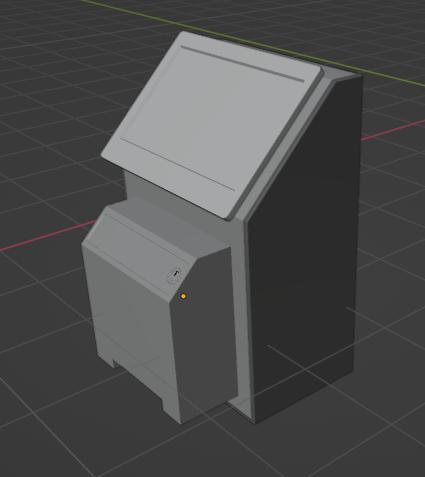
#> input picture practice/image processing/design1.jpeg, 425 x 477 px
$ python 'cropImage copy.py'
#> lines starting #> are read from the running program, lines starting #| are printed output that depends on the picture; long printed decimals are rounded
from PIL import Image
import pprint

img = Image.open("./design1.jpeg").convert("L")

w,h = img.size
#> w = 425; h = 477

chunkWidth = 10

# def crop():

section = img.crop((0, 0, 20, h))
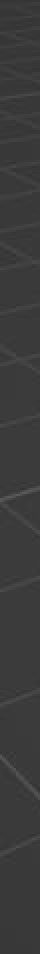
#> section: PIL image 20x477 L (shown 2 times larger); min 50, max 92, mean 58.9
section2 = img.crop((20, 0, 40, h))
section3 = img.crop((int(w/2), 0, int(w/2) + 20, h))
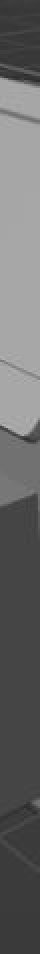
#> section3: PIL image 20x477 L (shown 2 times larger); min 42, max 180, mean 105.1

pixels = section.getdata()
average = sum(pixels)/len(pixels)
#> average = 58.85
minVal = min(pixels)
#> minVal = 50
maxVal = max(pixels)
#> maxVal = 92
range = maxVal - minVal
#> range = 42

print("average:", average)
#| average: 58.851
print("min:", minVal)
#| min: 50
print("max:", maxVal)
#| max: 92
print("range:",range)
#| range: 42

pixels2 = section2.getdata()
average2 = sum(pixels2)/len(pixels2)
#> average2 = 58.98
minVal2 = min(pixels2)
#> minVal2 = 51
maxVal2 = max(pixels2)
#> maxVal2 = 90
range2 = maxVal2 - minVal2
#> range2 = 39

print("average2:", average2)
#| average2: 58.984
print("min2:", minVal2)
#| min2: 51
print("max2:", maxVal2)
#| max2: 90
print("range2:",range2)
#| range2: 39


pixels3 = section3.getdata()
average3 = sum(pixels3)/len(pixels3)
#> average3 = 105.1
minVal3 = min(pixels3)
#> minVal3 = 42
maxVal3 = max(pixels3)
#> maxVal3 = 180
range3 = maxVal3 - minVal3
#> range3 = 138

print("average3:", average3)
#| average3: 105.124
print("min3:", minVal3)
#| min3: 42
print("max3:", maxVal3)
#| max3: 180
print("range3:",range3)
#| range3: 138


# [22 lines of commented-out code are left out]

$ run again, with practice/image processing/design2.jpeg copied over practice/image processing/design1.jpeg
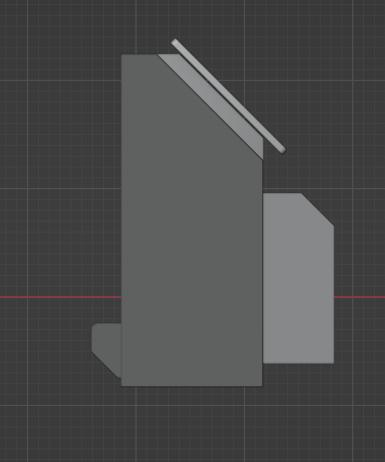
#> input picture practice/image processing/design2.jpeg, 385 x 462 px
#> `section2 = img.crop((20, 0, 40, h))`:
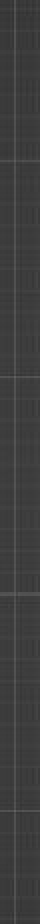
#> section2: PIL image 20x462 L (shown 2 times larger); min 51, max 98, mean 61.5
#> `section3 = img.crop((int(w/2), 0, int(w/2) + 20, h))`:
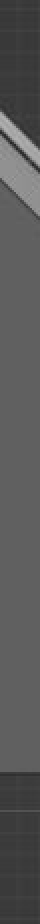
#> section3: PIL image 20x462 L (shown 2 times larger); min 36, max 182, mean 87.9
#> average = 60.49
#> minVal = 52
#> maxVal = 86
#> range = 34
#| average: 60.488
#| min: 52
#| max: 86
#| range: 34
#> average2 = 61.53
#> minVal2 = 51
#> maxVal2 = 98
#> range2 = 47
#| average2: 61.529
#| min2: 51
#| max2: 98
#| range2: 47
#> average3 = 87.93
#> minVal3 = 36
#> maxVal3 = 182
#> range3 = 146
#| average3: 87.928
#| min3: 36
#| max3: 182
#| range3: 146

$ run again, with practice/image processing/design3.jpeg copied over practice/image processing/design1.jpeg
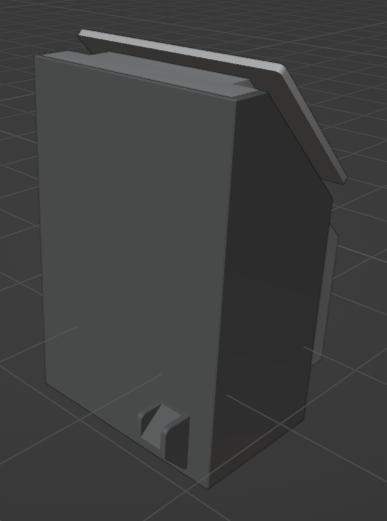
#> input picture practice/image processing/design3.jpeg, 387 x 521 px
#> `section3 = img.crop((int(w/2), 0, int(w/2) + 20, h))`:
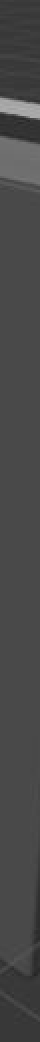
#> section3: PIL image 20x521 L (shown 2 times larger); min 35, max 178, mean 72.6
#> average = 60.28
#> minVal = 53
#> maxVal = 80
#> range = 27
#| average: 60.283
#| min: 53
#| max: 80
#| range: 27
#> average2 = 60.77
#> minVal2 = 50
#> maxVal2 = 88
#> range2 = 38
#| average2: 60.768
#| min2: 50
#| max2: 88
#| range2: 38
#> average3 = 72.61
#> minVal3 = 35
#> maxVal3 = 178
#> range3 = 143
#| average3: 72.611
#| min3: 35
#| max3: 178
#| range3: 143
